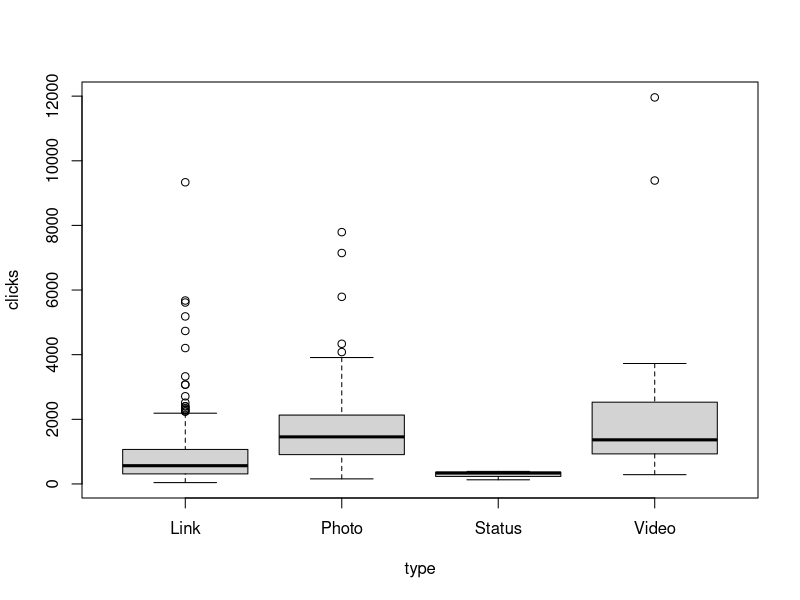

Write the R code that produced this figure.
require(dplyr)
require(readr)
require(ggplot2)
require(lubridate)

# import data
fb_data <-read_csv("data/freeCodeCamp-facebook-page-activity.csv") 

# some initial data manipulation
fb_data <- fb_data %>%
  filter(clicks < 75000) %>%
  mutate(reactions = as.numeric(reactions)) %>%
  filter(!is.na(reactions))


table(fb_data$type)
boxplot(clicks~type, data=fb_data)
